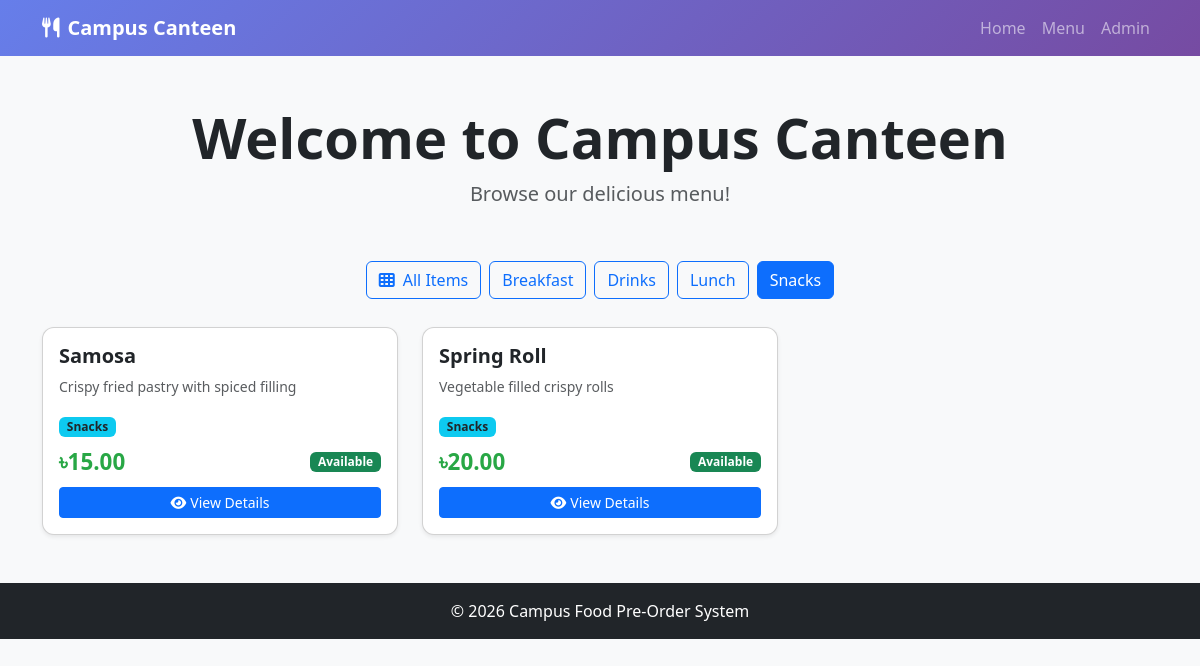
The app's page /?category=snacks with its own data.
### canteen/models.py (models this page shows, shortened)
class Category(models.Model):
    CATEGORY_CHOICES = [
        ('breakfast', 'Breakfast'),
        ('lunch', 'Lunch'),
        ('snacks', 'Snacks'),
        ('drinks', 'Drinks'),
    ]
    name = models.CharField(max_length=50, choices=CATEGORY_CHOICES, unique=True)
    description = models.TextField(blank=True)
    created_at = models.DateTimeField(auto_now_add=True)
    class Meta:
        verbose_name_plural = "Categories"
        ordering = ['name']

class FoodItem(models.Model):
    category = models.ForeignKey(
        Category,
        on_delete=models.CASCADE,
        related_name='food_items'
    )
    name = models.CharField(max_length=200)
    description = models.TextField(blank=True)
    price = models.DecimalField(max_digits=6, decimal_places=2)
    image = models.ImageField(upload_to='food_images/', blank=True, null=True)
    is_available = models.BooleanField(default=True)
    created_at = models.DateTimeField(auto_now_add=True)
    updated_at = models.DateTimeField(auto_now=True)
    class Meta:
        ordering = ['category', 'name']
    def get_availability_status(self):
        return "Available" if self.is_available else "Sold Out"

### canteen/views.py (the view)
# urls.py: path('', views.home, name='home'),
def home(request):
    selected_category = request.GET.get('category', 'all')
    categories = Category.objects.all()
    if selected_category == 'all':
        food_items = FoodItem.objects.filter(is_available=True)
    else:
        food_items = FoodItem.objects.filter(
            category__name=selected_category,
            is_available=True
        )
    context = {
        'food_items': food_items,
        'categories': categories,
        'selected_category': selected_category,
    }
    return render(request, 'canteen/home.html', context)

### canteen/templates/canteen/home.html (shortened to what this page needs)
{% extends 'canteen/base.html' %}
{% block content %}
<div class="container my-5">
    <div class="text-center mb-5">
        <h1 class="display-4 fw-bold">Welcome to Campus Canteen</h1>
        <p class="lead text-muted">Browse our delicious menu!</p>
    </div>
    <div class="d-flex justify-content-center mb-4 flex-wrap">
        <a href="?category=all" class="btn {% if selected_category == 'all' %}btn-primary{% else %}btn-outline-primary{% endif %} m-1">
            <i class="fas fa-th me-2"></i>All Items
        </a>
        {% for category in categories %}
            <a href="?category={{ category.name }}" class="btn {% if selected_category == category.name %}btn-primary{% else %}btn-outline-primary{% endif %} m-1">
                {{ category.get_name_display }}
            </a>
        {% endfor %}
    </div>
    <div class="row g-4">
        {% for item in food_items %}
            <div class="col-md-6 col-lg-4">
                <div class="card food-card shadow-sm h-100">
                    <div class="card-body">
                        <h5 class="card-title fw-bold">{{ item.name }}</h5>
                        <p class="text-muted small">{{ item.description|truncatewords:15 }}</p>
                        <span class="badge bg-info text-dark mb-2">{{ item.category.get_name_display }}</span>
                        <div class="d-flex justify-content-between align-items-center">
                            <span class="price-tag">৳{{ item.price }}</span>
                            <span class="badge {% if item.is_available %}bg-success{% else %}bg-danger{% endif %}">
                                {{ item.get_availability_status }}
                            </span>
                        </div>
                        <a href="{% url 'canteen:food_detail' item.id %}" class="btn btn-sm btn-primary mt-2 w-100">
                            <i class="fas fa-eye me-1"></i>View Details
                        </a>
                    </div>
                </div>
            </div>
        {% empty %}
            <div class="col-12">
                <div class="alert alert-info text-center">
                    <h4>No food items available</h4>
                </div>
            </div>
        {% endfor %}
    </div>
</div>
{% endblock %}

### canteen/templates/canteen/base.html (style rules this page uses)
body { background-color: #f8f9fa; }
.food-card { transition: transform 0.3s; border-radius: 12px; }
.price-tag { font-size: 1.4rem; font-weight: bold; color: #28a745; }

### records on screen
Category: name "Breakfast"
Category: name "Drinks"
Category: name "Lunch"
Category: name "Snacks"
FoodItem: name "Samosa", description "Crispy fried pastry with spiced filling", category.name "Snacks", price "15.00", get_availability_status "Available"
FoodItem: name "Spring Roll", description "Vegetable filled crispy rolls", category.name "Snacks", price "20.00", get_availability_status "Available"
